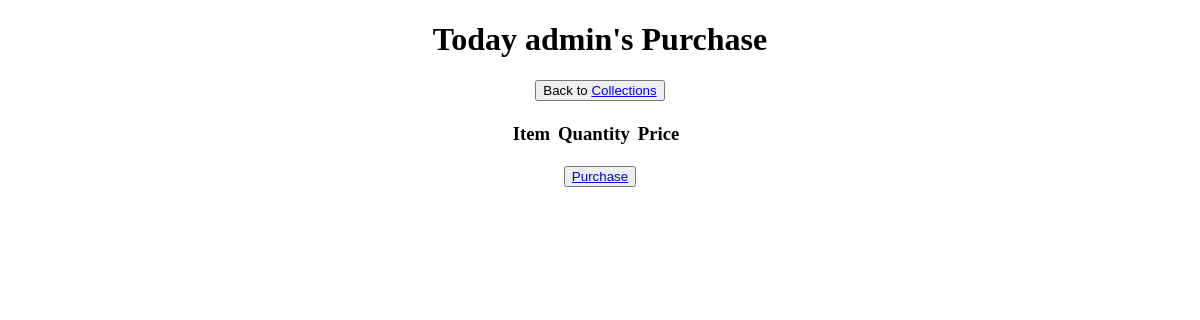
The app's page /cartnew/ (signed in), older data.
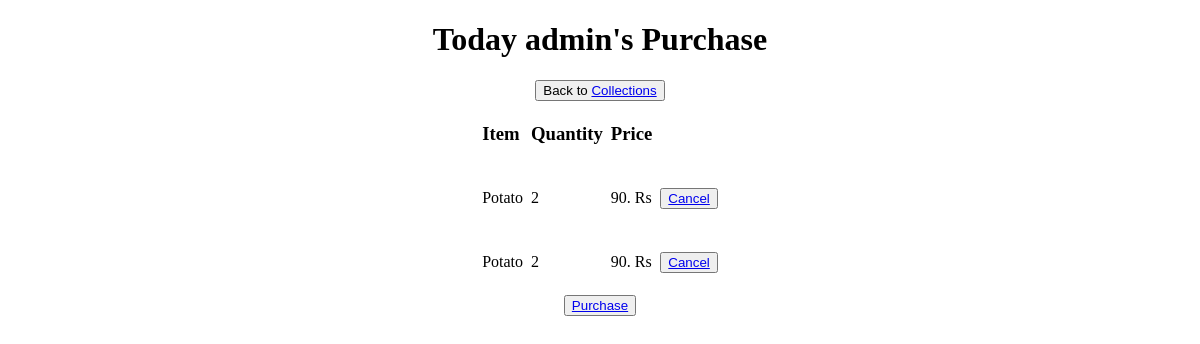
The same page, newer data.
### store/models.py (models this page shows)
class Bill(models.Model):
    user = models.CharField(max_length=30)
    name = models.CharField(max_length=150,null=False,blank=False)
    price = models.IntegerField()
    quantity = models.IntegerField(null=False,blank=False)
    created_at = models.DateTimeField(auto_now_add=True)

### store/views.py (the view)
# urls.py: path('cartnew/',views.Cart_New_page,name='Cart_New_page'),
def Cart_New_page(request):
    Details = Bill.objects.all()
    return render(request,'cart.html',{'Details':Details}) #HttpResponse(Details)

### store/templates/cart.html (shortened to what this page needs)
<!DOCTYPE html>
<html lang="en">
<head>
</head>
<body>
<center>
    <h1>Today {{request.user}}'s Purchase</h1><td><button>Back to <a href="{% url 'Collection_page' user  %}">Collections</a></button></td>
    <table >
        {% if request.user.is_authenticated %}
            <tr>
                <td><h3>Item</h3></td><td></td>
                <td><h3>Quantity</h3></td><td></td>
                <td><h3>Price</h3></td><td></td>
                <td><h3></h3></td>
            </tr >
            {% for i in Details %}
            <tr>
                <td> {{i.name}}</td> <td></td>
                <td>{{i.quantity}}</td><td></td>
                <td>{{i.price}}. Rs</td><td></td>
                <td><h3><button><a href="{%  url 'Cancel_page' i.name  %}">Cancel</a></button></h3></td>
            </tr>
            {% endfor %}
        {% else %}
        <h1>Please Login First</h1>
        {% endif %}
    </table>
    <button><a href="{% url 'Order_page' %}">Purchase</a></button>
</center>
</body>
</html>

Row changes from the older to the newer data that the page shows:
added Bill: name "Potato", quantity "2", price "90"
added Bill: name "Potato", quantity "2", price "90"
